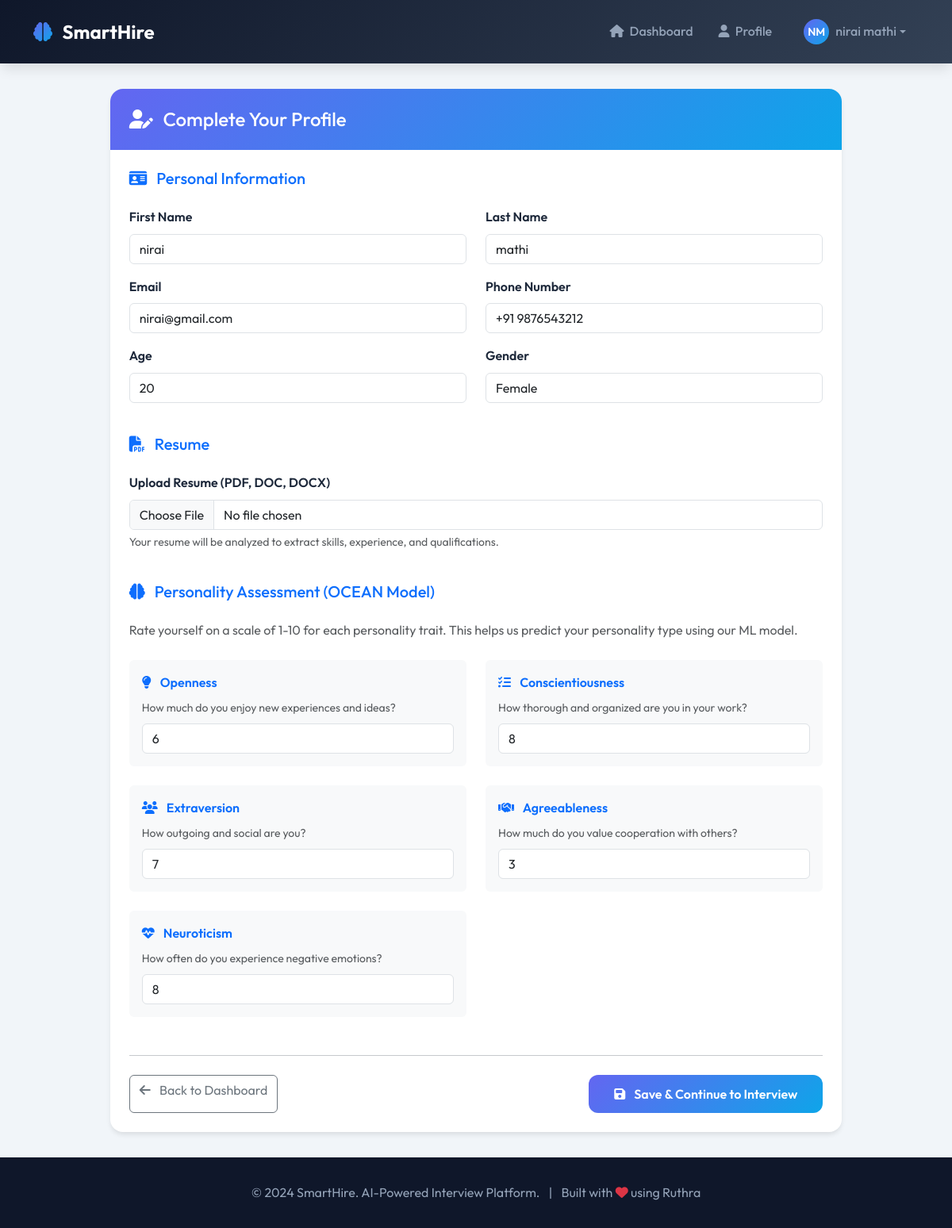
Screenshot of /candidate/profile/ (signed in) with the database file from the repository.
### interviews/models.py (models this page shows, shortened)
class User(AbstractUser):
    class Role(models.TextChoices):
        CANDIDATE = 'candidate', 'Candidate'
        HR = 'hr', 'HR/Interviewer'
        ADMIN = 'admin', 'Administrator'
    role = models.CharField(
        max_length=20,
        choices=Role.choices,
        default=Role.CANDIDATE
    )
    phone = models.CharField(max_length=15, blank=True, null=True)
    created_at = models.DateTimeField(auto_now_add=True)
    updated_at = models.DateTimeField(auto_now=True)
    class Meta:
        verbose_name = 'User'
        verbose_name_plural = 'Users'
    @property
    def is_candidate(self):
        return self.role == self.Role.CANDIDATE

class CandidateProfile(models.Model):
    class Gender(models.TextChoices):
        MALE = 'male', 'Male'
        FEMALE = 'female', 'Female'
        OTHER = 'other', 'Other'
    user = models.OneToOneField(User, on_delete=models.CASCADE, related_name='profile')
    age = models.PositiveIntegerField(
        validators=[MinValueValidator(18), MaxValueValidator(65)],
        null=True, blank=True
    )
    gender = models.CharField(max_length=10, choices=Gender.choices, blank=True)
    resume = models.FileField(
        upload_to=resume_upload_path,
        validators=[FileExtensionValidator(allowed_extensions=['pdf', 'doc', 'docx'])],
        null=True, blank=True
    )
    skills = models.TextField(blank=True, help_text="Comma-separated skills")
    degree = models.CharField(max_length=200, blank=True)
    designation = models.CharField(max_length=200, blank=True)
    total_experience = models.FloatField(null=True, blank=True)
    openness = models.PositiveIntegerField(
        validators=[MinValueValidator(1), MaxValueValidator(10)],
        null=True, blank=True
    )
    conscientiousness = models.PositiveIntegerField(
        validators=[MinValueValidator(1), MaxValueValidator(10)],
        null=True, blank=True
    )
    extraversion = models.PositiveIntegerField(
        validators=[MinValueValidator(1), MaxValueValidator(10)],
        null=True, blank=True
    )
    agreeableness = models.PositiveIntegerField(
        validators=[MinValueValidator(1), MaxValueValidator(10)],
        null=True, blank=True
    )
    neuroticism = models.PositiveIntegerField(
        validators=[MinValueValidator(1), MaxValueValidator(10)],
        null=True, blank=True
    )
    predicted_personality = models.CharField(max_length=100, blank=True)
    created_at = models.DateTimeField(auto_now_add=True)
    updated_at = models.DateTimeField(auto_now=True)
    class Meta:
        verbose_name = 'Candidate Profile'
        verbose_name_plural = 'Candidate Profiles'

### interviews/views.py (the view, shortened to what this page needs)
# urls.py: path('candidate/profile/', views.CandidateProfileView.as_view(), name='candidate_profile'),
class CandidateProfileView(LoginRequiredMixin, CandidateMixin, View):
    template_name = 'candidate/profile.html'
    def get(self, request):
        profile, _ = CandidateProfile.objects.get_or_create(user=request.user)
        user_form = UserProfileUpdateForm(instance=request.user)
        profile_form = CandidateProfileForm(instance=profile)
        positions = JobPosition.objects.filter(is_active=True)
        return render(request, self.template_name, {
            'user_form': user_form,
            'profile_form': profile_form,
            'positions': positions,
        })

### templates/candidate/profile.html (shortened to what this page needs)
{% extends 'base.html' %}
{% block content %}
<div class="page-content">
    <div class="container">
        <div class="row justify-content-center">
            <div class="col-lg-10">
                <div class="card-custom fade-in">
                    <div class="card-header-custom">
                        <h4 class="mb-0">
                            <i class="fas fa-user-edit me-2"></i> Complete Your Profile
                        </h4>
                    </div>
                    <div class="card-body p-4">
                        <form method="POST" enctype="multipart/form-data">
                            <h5 class="mb-4 text-primary">
                                <i class="fas fa-id-card me-2"></i> Personal Information
                            </h5>
                            <div class="row mb-4">
                                <div class="col-md-6 mb-3">
                                    <label class="form-label fw-semibold">First Name</label>
                                    {{ user_form.first_name }}
                                </div>
                                <div class="col-md-6 mb-3">
                                    <label class="form-label fw-semibold">Last Name</label>
                                    {{ user_form.last_name }}
                                </div>
                                <div class="col-md-6 mb-3">
                                    <label class="form-label fw-semibold">Email</label>
                                    {{ user_form.email }}
                                </div>
                                <div class="col-md-6 mb-3">
                                    <label class="form-label fw-semibold">Phone Number</label>
                                    {{ user_form.phone }}
                                </div>
                                <div class="col-md-6 mb-3">
                                    <label class="form-label fw-semibold">Age</label>
                                    {{ profile_form.age }}
                                </div>
                                <div class="col-md-6 mb-3">
                                    <label class="form-label fw-semibold">Gender</label>
                                    {{ profile_form.gender }}
                                </div>
                            </div>
                            <h5 class="mb-4 text-primary">
                                <i class="fas fa-file-pdf me-2"></i> Resume
                            </h5>
                            <div class="row mb-4">
                                <div class="col-12 mb-3">
                                    <label class="form-label fw-semibold">Upload Resume (PDF, DOC, DOCX)</label>
                                    {{ profile_form.resume }}
                                    <small class="text-muted d-block mt-1">
                                        Your resume will be analyzed to extract skills, experience, and qualifications.
                                    </small>
                                </div>
                            </div>
                            <h5 class="mb-4 text-primary">
                                <i class="fas fa-brain me-2"></i> Personality Assessment (OCEAN Model)
                            </h5>
                            <p class="text-muted mb-4">
                                Rate yourself on a scale of 1-10 for each personality trait.
                                This helps us predict your personality type using our ML model.
                            </p>
                            <div class="row mb-4">
                                <div class="col-md-6 mb-4">
                                    <div class="card bg-light border-0 p-3">
                                        <label class="form-label fw-semibold text-primary">
                                            <i class="fas fa-lightbulb me-2"></i> Openness
                                        </label>
                                        <p class="small text-muted mb-2">
                                            How much do you enjoy new experiences and ideas?
                                        </p>
                                        {{ profile_form.openness }}
                                    </div>
                                </div>
                                <div class="col-md-6 mb-4">
                                    <div class="card bg-light border-0 p-3">
                                        <label class="form-label fw-semibold text-primary">
                                            <i class="fas fa-tasks me-2"></i> Conscientiousness
                                        </label>
                                        <p class="small text-muted mb-2">
                                            How thorough and organized are you in your work?
                                        </p>
                                        {{ profile_form.conscientiousness }}
                                    </div>
                                </div>
                                <div class="col-md-6 mb-4">
                                    <div class="card bg-light border-0 p-3">
                                        <label class="form-label fw-semibold text-primary">
                                            <i class="fas fa-users me-2"></i> Extraversion
                                        </label>
                                        <p class="small text-muted mb-2">
                                            How outgoing and social are you?
                                        </p>
                                        {{ profile_form.extraversion }}
                                    </div>
                                </div>
                                <div class="col-md-6 mb-4">
                                    <div class="card bg-light border-0 p-3">
                                        <label class="form-label fw-semibold text-primary">
                                            <i class="fas fa-handshake me-2"></i> Agreeableness
                                        </label>
                                        <p class="small text-muted mb-2">
                                            How much do you value cooperation with others?
                                        </p>
                                        {{ profile_form.agreeableness }}
                                    </div>
                                </div>
                                <div class="col-md-6 mb-4">
                                    <div class="card bg-light border-0 p-3">
                                        <label class="form-label fw-semibold text-primary">
                                            <i class="fas fa-heartbeat me-2"></i> Neuroticism
                                        </label>
                                        <p class="small text-muted mb-2">
                                            How often do you experience negative emotions?
                                        </p>
                                        {{ profile_form.neuroticism }}
                                    </div>
                                </div>
                            </div>
                            <hr class="my-4">
                            <div class="d-flex justify-content-between">
                                <a href="{% url 'candidate_dashboard' %}" class="btn btn-outline-secondary">
                                    <i class="fas fa-arrow-left me-2"></i> Back to Dashboard
                                </a>
                                <button type="submit" class="btn btn-primary-custom">
                                    <i class="fas fa-save me-2"></i> Save & Continue to Interview
                                </button>
                            </div>
                        </form>
                    </div>
                </div>
            </div>
        </div>
    </div>
</div>
{% endblock %}

### templates/base.html (shortened to what this page needs)
<!DOCTYPE html>
<html lang="en">
<head>
    <link href="https://cdn.jsdelivr.net/npm/bootstrap@5.3.2/dist/css/bootstrap.min.css" rel="stylesheet">
    <link rel="stylesheet" href="https://cdnjs.cloudflare.com/ajax/libs/font-awesome/6.5.1/css/all.min.css">
</head>
<body>
    <nav class="navbar navbar-expand-lg navbar-custom">
        <div class="container">
            <a class="navbar-brand" href="{% url 'home' %}">
                <i class="fas fa-brain"></i> SmartHire
            </a>
            <div class="collapse navbar-collapse" id="navbarNav">
                <ul class="navbar-nav ms-auto align-items-center">
                    {% if user.is_authenticated %}
                        {% if user.is_candidate %}
                            <li class="nav-item">
                                <a class="nav-link" href="{% url 'candidate_dashboard' %}">
                                    <i class="fas fa-home me-1"></i> Dashboard
                                </a>
                            </li>
                            <li class="nav-item">
                                <a class="nav-link" href="{% url 'candidate_profile' %}">
                                    <i class="fas fa-user me-1"></i> Profile
                                </a>
                            </li>
                        {% endif %}
                        <li class="nav-item dropdown ms-2">
                            <a class="nav-link dropdown-toggle d-flex align-items-center" href="#" data-bs-toggle="dropdown">
                                <div class="avatar me-2" style="width: 32px; height: 32px; font-size: 0.875rem;">
                                    {{ user.first_name|slice:":1"|upper }}{{ user.last_name|slice:":1"|upper }}
                                </div>
                                {{ user.get_full_name|default:user.username }}
                            </a>
                        </li>
                    {% endif %}
                </ul>
            </div>
        </div>
    </nav>
    {% block content %}{% endblock %}
    <footer class="footer">
        <div class="container text-center">
            <p class="mb-0">
                © 2024 SmartHire. AI-Powered Interview Platform.
                <span class="mx-2">|</span>
                Built with <i class="fas fa-heart text-danger"></i> using Ruthra
            </p>
        </div>
    </footer>
</body>
</html>

### rows the page displays
User: first_name "N", last_name "M", get_full_name "nirai mathi", first_name "nirai", last_name "mathi", email "nirai@gmail.com", phone "+91 9876543212"
CandidateProfile: age "20", gender "Female", openness "6", conscientiousness "8", extraversion "7", agreeableness "3", neuroticism "8"
